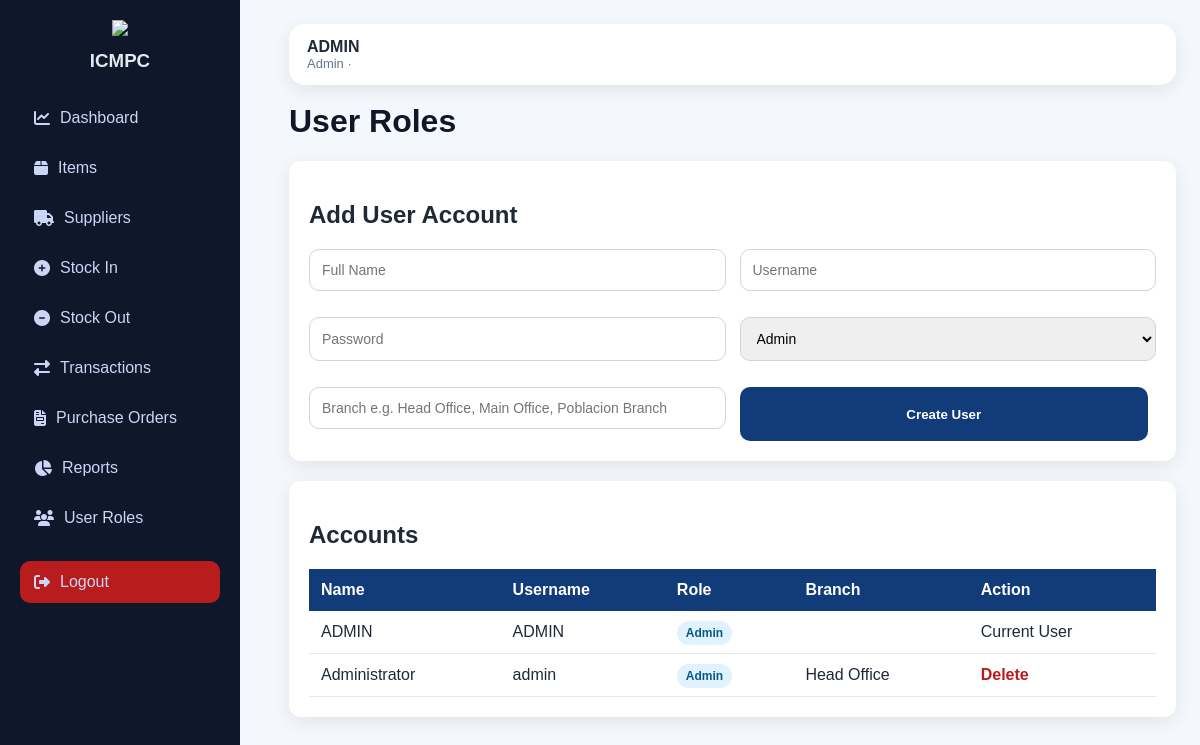
Page /users (signed in) on the earlier database version.
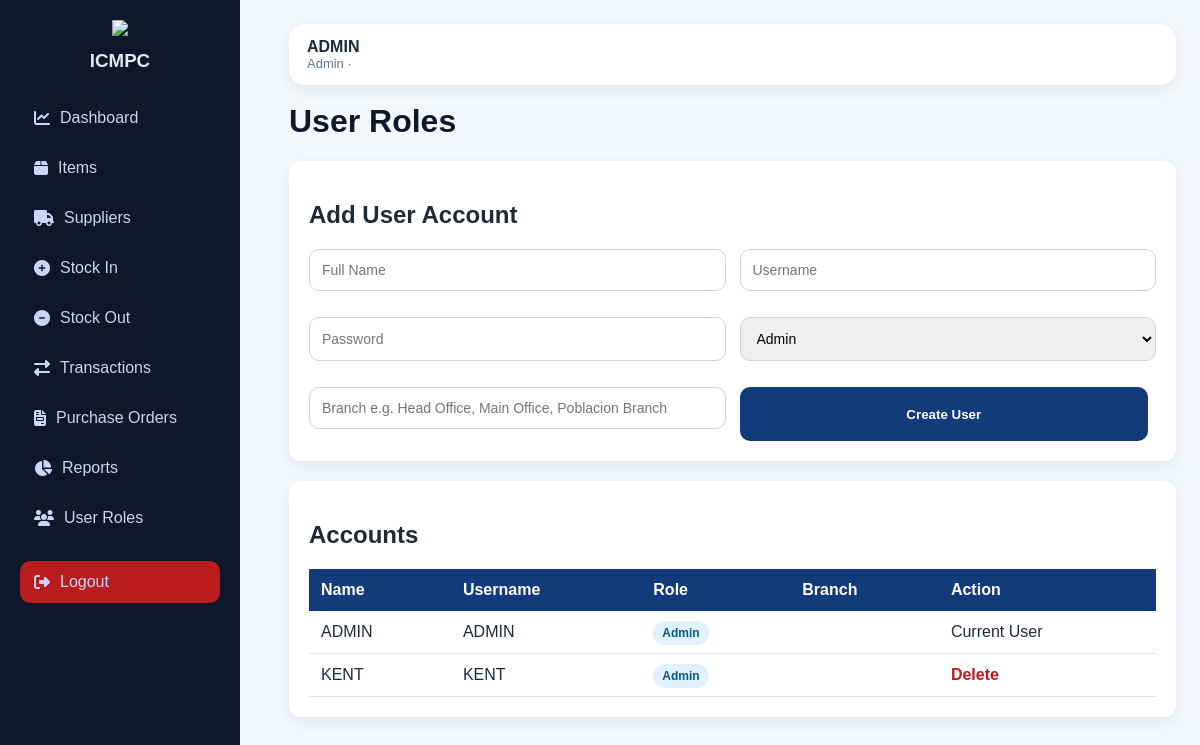
Same page on the later database version.
### tables this page shows
CREATE TABLE users (
            id INTEGER PRIMARY KEY AUTOINCREMENT,
            full_name TEXT NOT NULL,
            username TEXT UNIQUE NOT NULL,
            password TEXT NOT NULL,
            role TEXT NOT NULL DEFAULT 'staff',
            branch TEXT
        );

### app.py (the view, shortened to what this page needs)
@app.route("/users", methods=["GET", "POST"])
def users():
    check = require_admin()
    if check:
        return check
    conn = get_db_connection()
    user_list = fetchall(conn, "SELECT * FROM users ORDER BY role, full_name")
    conn.close()
    return render_template("users.html", users=user_list)

### app.py (called while the page is built)
def using_postgres():
    return bool(DATABASE_URL)

def get_db_connection():
    if using_postgres():
        return psycopg2.connect(DATABASE_URL, cursor_factory=psycopg2.extras.RealDictCursor)
    conn = sqlite3.connect(DATABASE)
    conn.row_factory = sqlite3.Row
    return conn

def q(sql):
    if using_postgres():
        return sql.replace("?", "%s")
    return sql

def fetchall(conn, sql, params=()):
    cur = conn.cursor()
    cur.execute(q(sql), params)
    return cur.fetchall()

def logged_in():
    return "user_id" in session

def require_login():
    if not logged_in():
        return redirect(url_for("login"))
    return None

def require_admin():
    check = require_login()
    if check:
        return check
    if session.get("role") != "admin":
        flash("Admin access only.", "danger")
        return redirect(url_for("dashboard"))
    return None

### templates/users.html (shortened to what this page needs)
{% extends "base.html" %}
{% block content %}
<h1>User Roles</h1>
<section class="panel">
    <h2>Add User Account</h2>
    <form method="POST" class="form-grid">
        <input name="full_name" placeholder="Full Name" required>
        <input name="username" placeholder="Username" required>
        <input name="password" placeholder="Password" required>
        <select name="role" required>
            <option value="admin">Admin</option>
        </select>
        <input name="branch" placeholder="Branch e.g. Head Office, Main Office, Poblacion Branch">
        <button type="submit">Create User</button>
    </form>
</section>
<section class="panel">
    <h2>Accounts</h2>
    <table>
        <thead>
            <tr><th>Name</th><th>Username</th><th>Role</th><th>Branch</th><th>Action</th></tr>
        </thead>
        <tbody>
        {% for u in users %}
            <tr>
                <td>{{ u.full_name }}</td>
                <td>{{ u.username }}</td>
                <td><span class="badge">{{ u.role|replace("_", " ")|title }}</span></td>
                <td>{{ u.branch }}</td>
                <td>
                    {% if u.id != session.get("user_id") %}
                    <a class="danger-link" href="{{ url_for('delete_user', user_id=u.id) }}" onclick="return confirm('Delete this user?')">Delete</a>
                    {% else %}
                    Current User
                    {% endif %}
                </td>
            </tr>
        {% else %}
            <tr><td colspan="5">No users found.</td></tr>
        {% endfor %}
        </tbody>
    </table>
</section>
{% endblock %}

### templates/base.html (shortened to what this page needs)
<!DOCTYPE html>
<html>
<head>
    <link rel="stylesheet" href="{{ url_for('static', filename='style.css') }}">
    <link rel="stylesheet" href="https://cdnjs.cloudflare.com/ajax/libs/font-awesome/6.5.1/css/all.min.css">
</head>
<body>
{% if session.get("user_id") %}
<div class="sidebar">
    <div class="sidebar-header">
        <img src="{{ url_for('static', filename='images/logo.png') }}" class="sidebar-logo">
        <h3>ICMPC</h3>
    </div>
    <a href="{{ url_for('dashboard') }}">
        <i class="fa-solid fa-chart-line"></i> Dashboard
    </a>
    <a href="{{ url_for('items') }}">
        <i class="fa-solid fa-box"></i> Items
    </a>
    <a href="{{ url_for('suppliers') }}">
        <i class="fa-solid fa-truck"></i> Suppliers
    </a>
    <a href="{{ url_for('stock_in') }}">
        <i class="fa-solid fa-circle-plus"></i> Stock In
    </a>
    <a href="{{ url_for('stock_out') }}">
        <i class="fa-solid fa-circle-minus"></i> Stock Out
    </a>
    <a href="{{ url_for('transactions') }}">
        <i class="fa-solid fa-right-left"></i> Transactions
    </a>
    <a href="{{ url_for('purchase_orders') }}">
        <i class="fa-solid fa-file-invoice"></i> Purchase Orders
    </a>
    <a href="{{ url_for('reports') }}">
        <i class="fa-solid fa-chart-pie"></i> Reports
    </a>
    {% if session.get("role") == "admin" %}
    <a href="{{ url_for('users') }}">
        <i class="fa-solid fa-users"></i> User Roles
    </a>
    {% endif %}
    <a href="{{ url_for('logout') }}" class="logout">
        <i class="fa-solid fa-right-from-bracket"></i> Logout
    </a>
</div>
{% endif %}
<main class="{% if session.get('user_id') %}main{% else %}login-main{% endif %}">
    {% if session.get("user_id") %}
    <div class="topbar">
        <div>
            <strong>{{ session.get("full_name") }}</strong>
            <span>{{ session.get("role")|replace("_", " ")|title }} · {{ session.get("branch") }}</span>
        </div>
    </div>
    {% endif %}
    {% block content %}{% endblock %}
</main>
</body>
</html>

### static/style.css (style rules this page uses)
* { box-sizing:border-box }
body { margin:0;font-family:Arial,sans-serif;background:#f4f7fb;color:#1f2937 }
.sidebar { position:fixed;left:0;top:0;width:265px;min-height:100vh;background:linear-gradient(180deg,#123b7a,#0f2d5c);padding:22px;color:white }
.sidebar a { display:block;color:white;text-decoration:none;padding:12px 14px;border-radius:10px;margin-bottom:7px }
.sidebar .logout { background:#b91c1c;margin-top:22px }
.main { margin-left:265px;padding:24px }
.topbar { background:white;padding:14px 18px;border-radius:16px;margin-bottom:18px;box-shadow:0 5px 18px rgba(15,23,42,.08) }
.topbar span { color:#64748b;display:block;font-size:13px }
.login-card,.panel,.card { background:white;border-radius:18px;box-shadow:0 5px 18px rgba(15,23,42,.08) }
h1 { margin-top:0;color:#0f172a }
.panel { padding:22px;margin-bottom:18px;overflow-x:auto }
.form-grid { display:grid;grid-template-columns:repeat(2,1fr);gap:14px }
input,select,textarea { width:100%;padding:12px;border:1px solid #cbd5e1;border-radius:10px;font-size:14px;margin-bottom:12px }
button,.btn-link,.btn-small { display:inline-block;background:#123b7a;color:white;border:0;border-radius:10px;padding:12px 16px;text-decoration:none;font-weight:bold;cursor:pointer;margin-right:8px }
.danger-link { color:#b91c1c;font-weight:bold;text-decoration:none }
table { width:100%;border-collapse:collapse }
th { background:#123b7a;color:white;text-align:left;padding:12px;white-space:nowrap }
td { padding:12px;border-bottom:1px solid #e5e7eb;white-space:nowrap }
.badge { background:#e0f2fe;color:#075985;padding:5px 9px;border-radius:999px;font-weight:bold;font-size:12px }
.panel { background: white; padding: 20px; border-radius: 12px; margin-bottom: 20px; }
.sidebar { background: #0f172a; color: white; width: 240px; min-height: 100vh; padding: 20px; }
.sidebar-header { text-align: center; margin-bottom: 25px; }
.sidebar-logo { width: 70px; height: auto; margin-bottom: 10px; }
.sidebar h3 { color: #e2e8f0; margin: 0; }
.sidebar a { display: flex; align-items: center; gap: 10px; padding: 12px 14px; margin-bottom: 8px; border-radius: 10px; text-decoration: none; color: #cbd5f5; transition: all 0.2s ease; }

Differences in the rows shown:
removed users: full_name "Administrator", username "admin", role "Admin", branch "Head Office"
added users: full_name "KENT", username "KENT", role "Admin"
